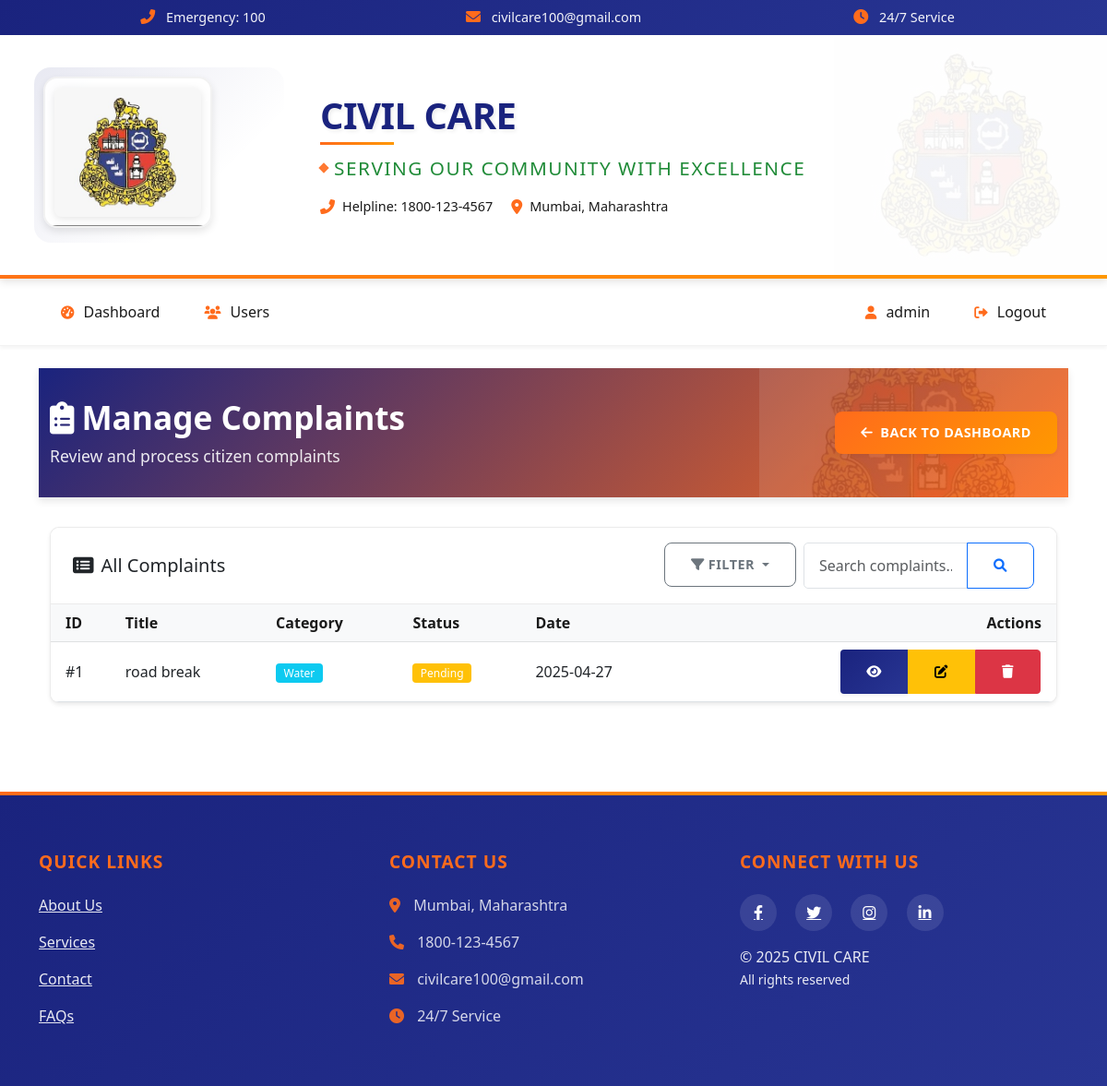
Screenshot of /admin/complaints (signed in) with the database file from the repository.
### app/models/user.py (models this page shows, shortened)
class User(UserMixin, db.Model):
    __tablename__ = 'user'
    id = db.Column(db.Integer, primary_key=True)
    username = db.Column(db.String(64), unique=True, nullable=False)
    email = db.Column(db.String(120), unique=True, nullable=False)
    password_hash = db.Column(db.String(256), nullable=False)
    is_admin = db.Column(db.Boolean, default=False)
    created_at = db.Column(db.DateTime, default=datetime.utcnow)
    last_login = db.Column(db.DateTime)
    complaints = db.relationship('Complaint', backref='user', lazy='dynamic', cascade='all, delete-orphan')

### app/models/complaint.py (models this page shows, shortened)
class Complaint(db.Model):
    __tablename__ = 'complaint'
    id = db.Column(db.Integer, primary_key=True)
    title = db.Column(db.String(140), nullable=False)
    description = db.Column(db.Text, nullable=False)
    location = db.Column(db.String(200), nullable=False)
    status = db.Column(db.String(20), default='pending')  # pending, in_progress, resolved
    created_at = db.Column(db.DateTime, default=datetime.utcnow)
    updated_at = db.Column(db.DateTime, default=datetime.utcnow, onupdate=datetime.utcnow)
    user_id = db.Column(db.Integer, db.ForeignKey('user.id'), nullable=False)
    category_id = db.Column(db.Integer, db.ForeignKey('category.id'), nullable=False)

### app/models/category.py (models this page shows, shortened)
class Category(db.Model):
    __tablename__ = 'category'
    id = db.Column(db.Integer, primary_key=True)
    name = db.Column(db.String(64), unique=True, nullable=False)
    description = db.Column(db.String(256))
    created_at = db.Column(db.DateTime, default=datetime.utcnow)
    updated_at = db.Column(db.DateTime, default=datetime.utcnow, onupdate=datetime.utcnow)
    complaints = db.relationship('Complaint', backref='category', lazy='dynamic')

### app/routes/admin.py (the view)
    @login_required
    def decorated_function(*args, **kwargs):
        if not current_user.is_admin:
            flash('Access denied. Admin privileges required.', 'danger')
            return redirect(url_for('user.dashboard'))
        return f(*args, **kwargs)

### app/models/user.py (called while the page is built)
@login_manager.user_loader
def load_user(user_id):
    return User.query.get(int(user_id))

### app/routes/admin.py (called while the page is built)
def admin_required(f):
    @login_required
    def decorated_function(*args, **kwargs):
        if not current_user.is_admin:
            flash('Access denied. Admin privileges required.', 'danger')
            return redirect(url_for('user.dashboard'))
        return f(*args, **kwargs)
    decorated_function.__name__ = f.__name__
    return decorated_function

@admin_bp.route('/complaints')
@admin_required
def view_complaints():
    complaints = Complaint.query.all()
    return render_template('admin/complaints.html', complaints=complaints)

### app/templates/admin/complaints.html (shortened to what this page needs)
{% extends "base.html" %}
{% block content %}
<div class="admin-section">
    <div class="section-header">
        <div class="container">
            <div class="d-flex justify-content-between align-items-center">
                <div>
                    <h2 class="section-title"><i class="fas fa-clipboard-list me-2"></i>Manage Complaints</h2>
                    <p class="section-subtitle">Review and process citizen complaints</p>
                </div>
                <a href="{{ url_for('admin.dashboard') }}" class="btn btn-secondary">
                    <i class="fas fa-arrow-left me-2"></i>Back to Dashboard
                </a>
            </div>
        </div>
    </div>
    <div class="container mt-4">
        <div class="card shadow-sm">
            <div class="card-header bg-white d-flex justify-content-between align-items-center py-3">
                <h5 class="mb-0"><i class="fas fa-list-alt me-2"></i>All Complaints</h5>
                <div class="d-flex gap-2">
                    <div class="dropdown">
                        <button class="btn btn-outline-secondary dropdown-toggle" type="button" id="filterDropdown" data-bs-toggle="dropdown">
                            <i class="fas fa-filter me-1"></i>Filter
                        </button>
                    </div>
                    <div class="input-group" style="width: 250px;">
                        <input type="text" class="form-control" id="complaintSearch" placeholder="Search complaints...">
                        <button class="btn btn-outline-primary" type="button" id="searchButton">
                            <i class="fas fa-search"></i>
                        </button>
                    </div>
                </div>
            </div>
            <div class="card-body p-0">
                <div class="table-responsive">
                    <table class="table table-hover mb-0">
                        <thead class="table-light">
                            <tr>
                                <th class="ps-3">ID</th>
                                <th>Title</th>
                                <th>Category</th>
                                <th>Status</th>
                                <th>Date</th>
                                <th class="text-end pe-3">Actions</th>
                            </tr>
                        </thead>
                        <tbody id="complaintsTableBody">
                            {% for complaint in complaints %}
                            <tr data-status="{{ complaint.status }}" data-title="{{ complaint.title|lower }}" data-category="{{ complaint.category.name|lower if complaint.category else '' }}">
                                <td class="ps-3">#{{ complaint.id }}</td>
                                <td>{{ complaint.title }}</td>
                                <td>
                                    <span class="badge bg-info">
                                        {{ complaint.category.name if complaint.category else 'Uncategorized' }}
                                    </span>
                                </td>
                                <td>
                                    <span class="badge {% if complaint.status == 'pending' %}bg-warning{% elif complaint.status == 'in_progress' %}bg-primary{% else %}bg-success{% endif %}">
                                        {{ complaint.status|replace('_', ' ')|title }}
                                    </span>
                                </td>
                                <td>{{ complaint.created_at.strftime('%Y-%m-%d') }}</td>
                                <td class="text-end pe-3">
                                    <div class="btn-group">
                                        <button type="button" class="btn btn-sm btn-primary view-complaint"
                                            data-id="{{ complaint.id }}"
                                            data-title="{{ complaint.title|replace('"', '\\"')|replace('\n', '\\n') }}"
                                            data-description="{{ complaint.description|replace('"', '\\"')|replace('\n', '\\n') }}"
                                            data-location="{{ complaint.location|replace('"', '\\"')|replace('\n', '\\n') }}"
                                            data-status="{{ complaint.status }}"
                                            data-date="{{ complaint.created_at.strftime('%Y-%m-%d') }}"
                                            title="View Details">
                                            <i class="fas fa-eye"></i>
                                        </button>
                                        <button type="button" class="btn btn-sm btn-warning update-status"
                                            data-id="{{ complaint.id }}"
                                            data-status="{{ complaint.status }}"
                                            title="Update Status">
                                            <i class="fas fa-edit"></i>
                                        </button>
                                        <button type="button" class="btn btn-sm btn-danger delete-complaint"
                                            data-id="{{ complaint.id }}"
                                            title="Delete Complaint">
                                            <i class="fas fa-trash"></i>
                                        </button>
                                    </div>
                                </td>
                            </tr>
                            {% endfor %}
                        </tbody>
                    </table>
                </div>
            </div>
        </div>
    </div>
</div>
{% endblock %}

### app/templates/base.html (shortened to what this page needs)
<!DOCTYPE html>
<html lang="en">
<head>
    <link href="https://cdn.jsdelivr.net/npm/bootstrap@5.3.0/dist/css/bootstrap.min.css" rel="stylesheet">
    <link href="https://cdnjs.cloudflare.com/ajax/libs/font-awesome/6.0.0/css/all.min.css" rel="stylesheet">
    <link rel="stylesheet" href="{{ url_for('static', filename='css/style.css') }}">
</head>
<body>
    <div class="top-bar text-center">
        <div class="container">
            <div class="row justify-content-center">
                <div class="col-md-4">
                    <span><i class="fas fa-phone-alt"></i> Emergency: 100</span>
                </div>
                <div class="col-md-4">
                    <span><i class="fas fa-envelope"></i> civilcare100@gmail.com</span>
                </div>
                <div class="col-md-4">
                    <span><i class="fas fa-clock"></i> 24/7 Service</span>
                </div>
            </div>
        </div>
    </div>
    <header class="header">
        <div class="container">
            <div class="row align-items-center">
                <div class="col-lg-3 col-md-4 text-center text-md-start">
                    <div class="logo-wrapper">
                        <div class="logo-container">
                            <img src="{{ url_for('static', filename='images/mcgm.jpg') }}" alt="Municipal Logo" class="logo-img">
                            <div class="logo-overlay">
                            </div>
                        </div>
                    </div>
                </div>
                <div class="col-lg-9 col-md-8">
                    <div class="header-content">
                        <h1 class="logo-text">CIVIL CARE</h1>
                        <div class="subtitle">Serving Our Community with Excellence</div>
                        <div class="header-actions d-none d-md-flex">
                            <div class="header-action-item">
                                <i class="fas fa-phone-alt"></i>
                                <span>Helpline: 1800-123-4567</span>
                            </div>
                            <div class="header-action-item">
                                <i class="fas fa-map-marker-alt"></i>
                                <span>Mumbai, Maharashtra</span>
                            </div>
                        </div>
                    </div>
                </div>
            </div>
        </div>
    </header>
    <nav class="navbar navbar-expand-lg navbar-light bg-white">
        <div class="container">
            <div class="collapse navbar-collapse" id="navbarNav">
                <ul class="navbar-nav me-auto">
                    {% if current_user.is_authenticated %}
                        {% if current_user.is_admin %}
                        <li class="nav-item">
                            <a class="nav-link" href="{{ url_for('admin.dashboard') }}">
                                <i class="fas fa-tachometer-alt"></i> Dashboard
                            </a>
                        </li>
                        <li class="nav-item">
                            <a class="nav-link" href="{{ url_for('admin.manage_users') }}">
                                <i class="fas fa-users"></i> Users
                            </a>
                        </li>
                        {% endif %}
                    {% endif %}
                </ul>
                <ul class="navbar-nav">
                    {% if current_user.is_authenticated %}
                    <li class="nav-item">
                        <span class="nav-link">
                            <i class="fas fa-user"></i> {{ current_user.username }}
                        </span>
                    </li>
                    <li class="nav-item">
                        <a class="nav-link" href="{{ url_for('auth.logout') }}">
                            <i class="fas fa-sign-out-alt"></i> Logout
                        </a>
                    </li>
                    {% endif %}
                </ul>
            </div>
        </div>
    </nav>
    <main class="container my-4">
        {% block content %}{% endblock %}
    </main>
    <footer class="footer mt-auto">
        <div class="container">
            <div class="row">
                <div class="col-md-4">
                    <h5>Quick Links</h5>
                    <ul class="list-unstyled">
                        <li><a href="{{ url_for('user.about') }}" class="text-white">About Us</a></li>
                        <li><a href="{{ url_for('user.services') }}" class="text-white">Services</a></li>
                        <li><a href="{{ url_for('user.contact') }}" class="text-white">Contact</a></li>
                        <li><a href="{{ url_for('user.faqs') }}" class="text-white">FAQs</a></li>
                    </ul>
                </div>
                <div class="col-md-4">
                    <h5>Contact Us</h5>
                    <ul class="list-unstyled">
                        <li><i class="fas fa-map-marker-alt"></i> Mumbai, Maharashtra</li>
                        <li><i class="fas fa-phone"></i> 1800-123-4567</li>
                        <li><i class="fas fa-envelope"></i> civilcare100@gmail.com</li>
                        <li><i class="fas fa-clock"></i> 24/7 Service</li>
                    </ul>
                </div>
                <div class="col-md-4">
                    <h5>Connect With Us</h5>
                    <div class="social-links">
                        <a href="#" class="text-white me-3"><i class="fab fa-facebook-f"></i></a>
                        <a href="#" class="text-white me-3"><i class="fab fa-twitter"></i></a>
                        <a href="#" class="text-white me-3"><i class="fab fa-instagram"></i></a>
                        <a href="#" class="text-white"><i class="fab fa-linkedin-in"></i></a>
                    </div>
                    <div class="mt-3">
                        <p class="mb-0">&copy; {{ current_year }} CIVIL CARE</p>
                        <small>All rights reserved</small>
                    </div>
                </div>
            </div>
        </div>
    </footer>
</body>
</html>

### rows the page displays
User: username "admin"
Complaint: id "1", title "road break", category "Water", status "Pending", created_at "2025-04-27"
